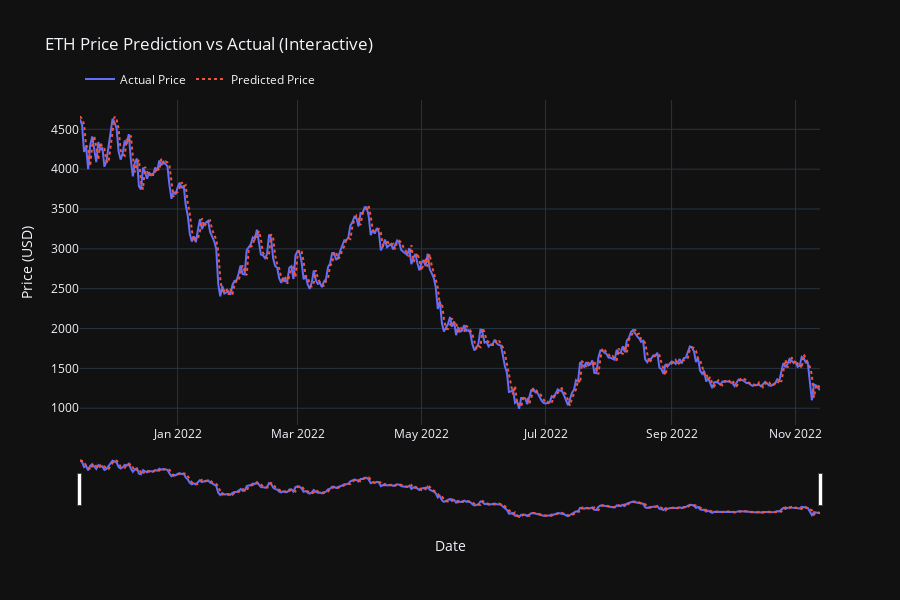

Write notebook code for a chart like this one.
### Markdown cell above
# ETH Price Prediction vs Actual (Interactive)

### Code cell
fig = go.Figure()

# Actual prices
fig.add_trace(go.Scatter(
    x=y_test.index, y=y_test,
    mode='lines',
    name='Actual Price',
    line=dict(color='#636EFA'),
    hovertemplate='Date: %{x}<br>Price: $%{y:.2f}<extra></extra>'
))

# Predicted prices
fig.add_trace(go.Scatter(
    x=y_test.index, y=y_pred,
    mode='lines',
    name='Predicted Price',
    line=dict(color='#EF553B', dash='dot'),
    hovertemplate='Date: %{x}<br>Predicted: $%{y:.2f}<extra></extra>'
))

# Customize layout
fig.update_layout(
    title='ETH Price Prediction vs Actual (Interactive)',
    xaxis_title='Date',
    yaxis_title='Price (USD)',
    hovermode='x unified',
    template='plotly_dark',
    legend=dict(orientation='h', yanchor='bottom', y=1.02),
    height=600
)

# Add range slider for zooming
fig.update_xaxes(rangeslider_visible=True)

fig.show()

### Figure 1 — Plotly figure (JSON) as saved in the notebook; plotly's stock layout.template omitted (floating-point values rounded to 4 significant figures; data arrays with more than 128 entries replaced by an {"elided": "..."} marker saying what was removed)
{"data": [{"hovertemplate": "Date: %{x}<br>Price: $%{y:.2f}<extra></extra>", "line": {"color": "#636EFA"}, "mode": "lines", "name": "Actual Price", "type": "scatter", "x": {"elided": "365 str values"}, "y": {"elided": "365 float values"}}, {"hovertemplate": "Date: %{x}<br>Predicted: $%{y:.2f}<extra></extra>", "line": {"color": "#EF553B", "dash": "dot"}, "mode": "lines", "name": "Predicted Price", "type": "scatter", "x": {"elided": "365 str values"}, "y": {"elided": "365 float values"}}], "layout": {"height": 600, "hovermode": "x unified", "legend": {"orientation": "h", "y": 1.02, "yanchor": "bottom"}, "title": {"text": "ETH Price Prediction vs Actual (Interactive)"}, "xaxis": {"rangeslider": {"visible": true}, "title": {"text": "Date"}}, "yaxis": {"title": {"text": "Price (USD)"}}}}
